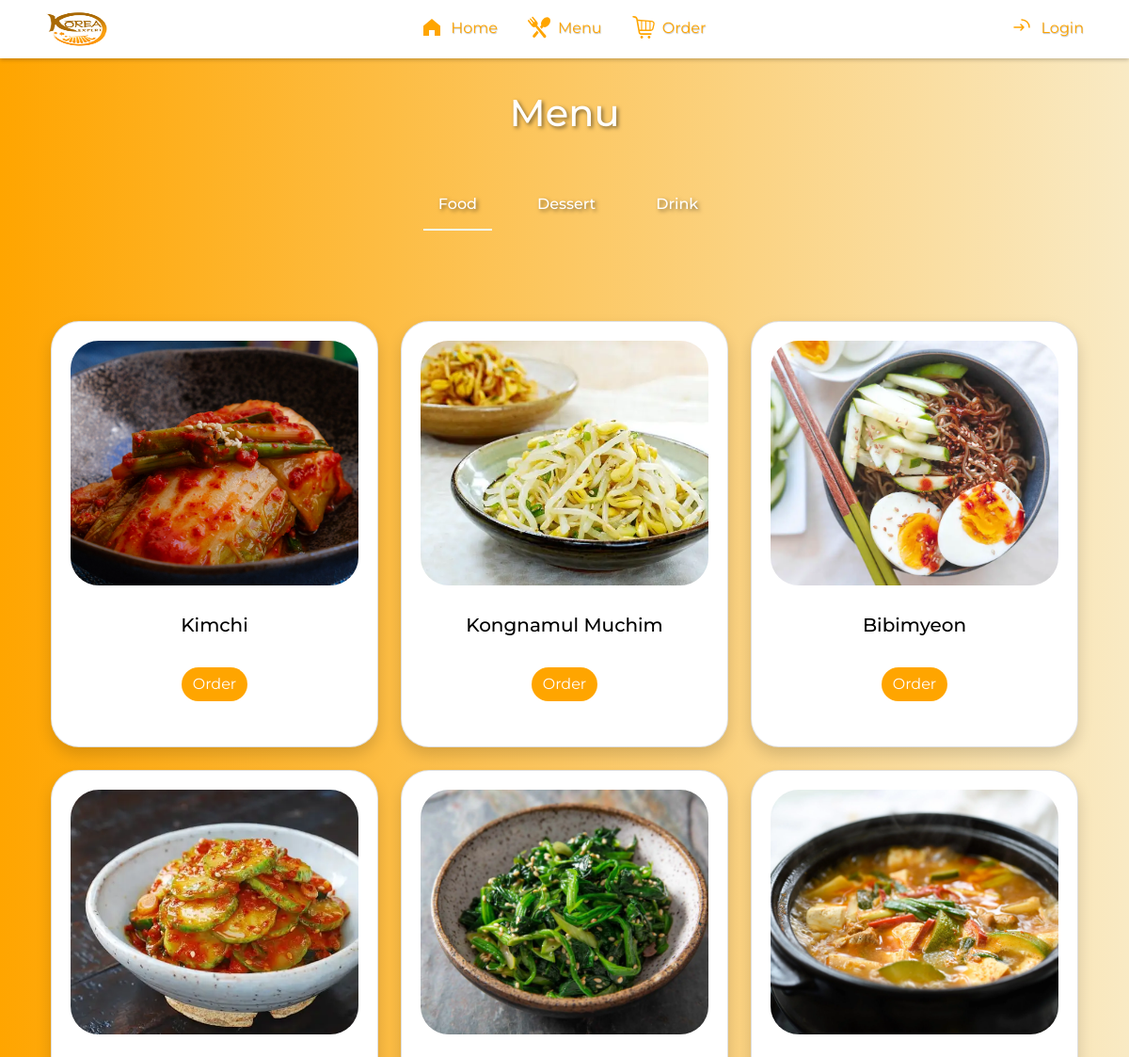
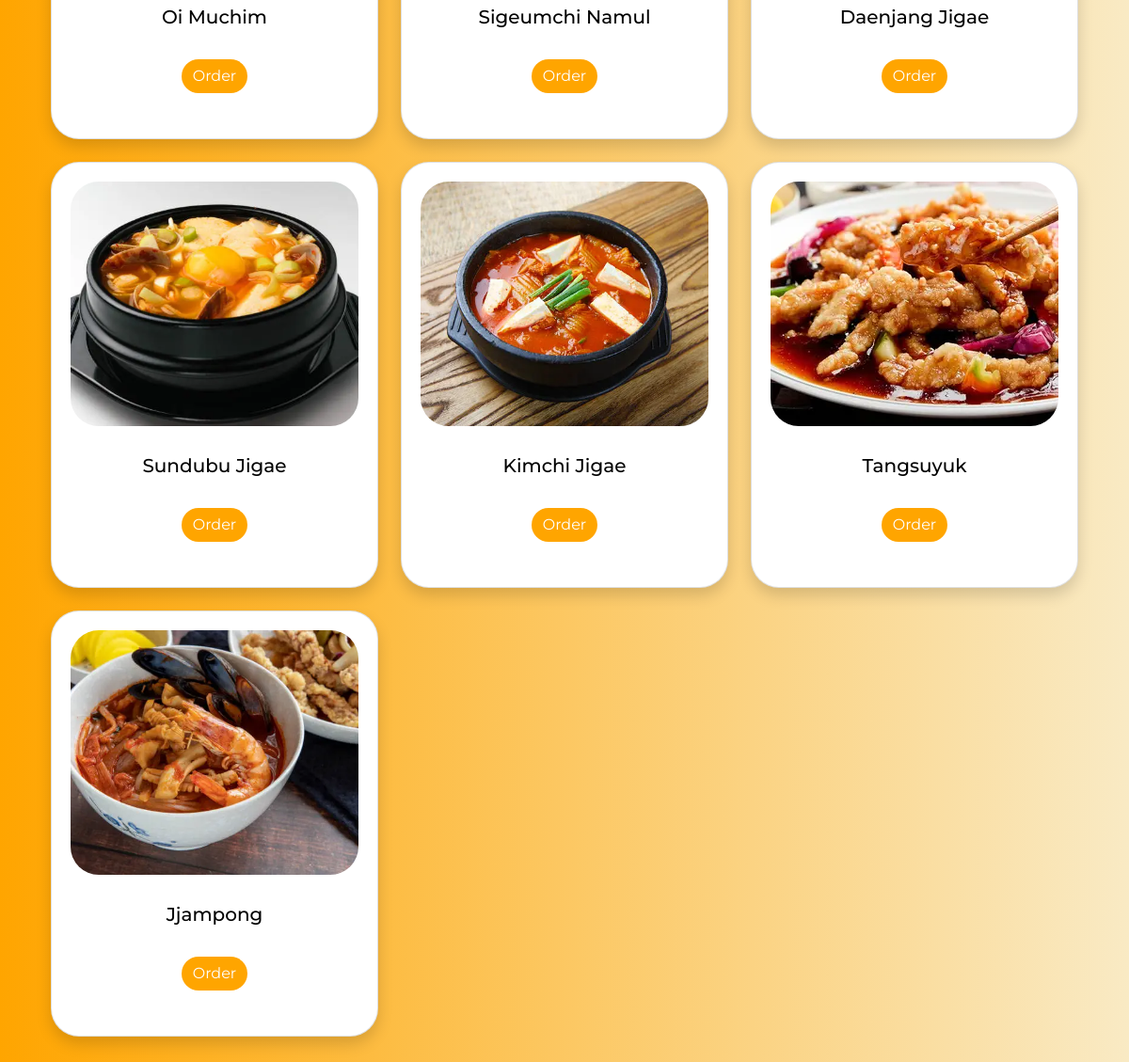
Page /menu.php on the committed database (2 pictures, top to bottom).
### tables this page shows
CREATE TABLE `menu` (
  `id_menu` int(11) NOT NULL,
  `jenis` varchar(100) NOT NULL,
  `nama_menu` varchar(25) DEFAULT NULL,
  `harga` int(11) DEFAULT NULL,
  `deskripsi` varchar(255) DEFAULT NULL,
  `menu_image` varchar(255) DEFAULT NULL
);

### menu.php (the view, shortened to what this page needs)
<?php
$loginSuccess = false;
$adminLoggedin = false;
$conn = new mysqli('localhost', 'root', '', 'restoranmenu');
$sql = "SELECT * FROM menu";
$result = $conn->query($sql);
?>
<!DOCTYPE html>
<html>
<head>
    <link href="https://cdn.jsdelivr.net/npm/bootstrap@5.0.0-beta1/dist/css/bootstrap.min.css" rel="stylesheet">
    <link rel="stylesheet" href="style.css">
</head>
<body>
    <nav class="navbar navbar-expand-lg navbar-light bg-white fixed-top shadow-bottom">
        <a class="navbar-brand text-2xl font-bold" href="index.php">
            <img class="ms-0 ms-md-5 " src="img/korea.png" alt="" width="67" height="36">
        </a>
        <div class="collapse navbar-collapse" id="navbarNav">
            <ul class="navbar-nav mx-auto">
                <li class="nav-item me-2 ms-2">
                    <a class="nav-link font-weight navfont-shadow" href="index.php">
                        <svg class="mb-1 me-1" xmlns="http://www.w3.org/2000/svg" width="24" height="24" viewBox="0 0 1024 1024">
                            <path fill="#FFA500" d="M512 128 128 447.936V896h255.936V640H640v256h255.936V447.936z" />
                        </svg>
                        Home
                    </a>
                </li>
                <li class="nav-item me-2 ms-2">
                    <a class="nav-link font-weight navfont-shadow" href="menu.php">
                        Menu
                    </a>
                </li>
                <?php if ($adminLoggedin) { ?>
                    <li class="nav-item me-2 ms-2">
                        <a class="nav-link font-weight navfont-shadow" href="admin.php">
                            <svg width="24" height="24" class="mb-1 me-1 ms-2" fill="#FFA500" viewBox="0 0 1920 1920" xmlns="http://www.w3.org/2000/svg">
                                <g id="SVGRepo_bgCarrier" stroke-width="0"></g>
                                <g id="SVGRepo_tracerCarrier" stroke-linecap="round" stroke-linejoin="round"></g>
                                <g id="SVGRepo_iconCarrier">
                                    <path d="m773.596 1069.654 711.086 711.085c39.632 39.632 104.336 39.632 144.078 0l138.276-138.385c19.268-19.269 29.888-44.778 29.888-71.93 0-27.26-10.62-52.77-29.888-72.039l-698.714-698.714 11.495-32.625c63.5-178.675 18.284-380.45-115.284-514.018-123.715-123.605-305.126-171.01-471.648-128.313l272.281 272.282c32.516 32.406 50.362 75.652 50.362 121.744 0 45.982-17.846 89.227-50.362 121.744L654.48 751.17c-67.222 67.003-176.375 67.003-243.488 0L138.711 478.889c-42.589 166.522 4.707 347.934 128.313 471.648 123.714 123.715 306.22 172.325 476.027 127.218l30.545-8.101ZM1556.611 1920c-54.084 0-108.168-20.692-149.333-61.857L740.095 1190.96c-198.162 41.712-406.725-19.269-550.475-163.019C14.449 852.771-35.256 582.788 65.796 356.27l32.406-72.696 390.194 390.193c24.414 24.305 64.266 24.305 88.68 0l110.687-110.686c11.824-11.934 18.283-27.59 18.283-44.34 0-16.751-6.46-32.516-18.283-44.34L297.569 84.207 370.265 51.8C596.893-49.252 866.875.453 1041.937 175.515c155.026 155.136 212.833 385.157 151.851 594.815l650.651 650.651c39.961 39.852 61.967 92.95 61.967 149.443 0 56.383-22.006 109.482-61.967 149.334l-138.275 138.385c-41.275 41.165-95.36 61.857-149.553 61.857Z" fill-rule="evenodd"></path>
                                </g>
                            </svg>
                            Admin
                        </a>
                    </li>
                    </li>
                <?php } else { ?>
                    <li class="nav-item me-2 ms-2">
                        <a class="nav-link font-weight navfont-shadow" href="order.php">
                            Order
                        </a>
                    <?php } ?>
            </ul>
            <?php if ($loginSuccess) { ?>
                <a class="login font-weight navfont-shadow text-decoration-none me-5" href="logout.php">
                    <svg class="mb-1 me-1 ms-2" width="24" height="24" fill="none" xmlns="http://www.w3.org/2000/svg">
                        <path d="M15 12L2 12M2 12L5.5 9M2 12L5.5 15" stroke="#FFA500" stroke-width="1.5" stroke-linecap="round" stroke-linejoin="round"></path>
                        <path d="M9.00195 7C9.01406 4.82497 9.11051 3.64706 9.87889 2.87868C10.7576 2 12.1718 2 15.0002 2L16.0002 2C18.8286 2 20.2429 2 21.1215 2.87868C22.0002 3.75736 22.0002 5.17157 22.0002 8L22.0002 16C22.0002 18.8284 22.0002 20.2426 21.1215 21.1213C20.3531 21.8897 19.1752 21.9862 17 21.9983M9.00195 17C9.01406 19.175 9.11051 20.3529 9.87889 21.1213C10.5202 21.7626 11.4467 21.9359 13 21.9827" stroke="#FFA500" stroke-width="1.5" stroke-linecap="round"></path>
                    </svg>
                    Logout
                </a>
            <?php } else { ?>
                <a class="login font-weight navfont-shadow text-decoration-none me-5" href="login.php">
                    Login
                </a>
            <?php } ?>
    </nav>
    <div class="area">
        <ul class="circles" style="z-index: -1;">
        </ul>
        <div class="container py-5 ">
            <h1 class="text-center text-white font-shadow mt-5">Menu</h1>
            <div class="container-xxl py-5">
                <div class="tab-class text-center wow fadeInUp" data-wow-delay="0.1s">
                    <ul class="nav nav-pills d-inline-flex justify-content-center  mb-5" style="border-radius: 20px;">
                        <li class="nav-item">
                            <a class="d-flex text-decoration-none align-items-center  mx-3 pe-3 pb-3 active" data-bs-toggle="pill" href="#tab-1">
                                <div class="ps-3">
                                    <h6 class="text-white font-shadow mt-n1 mb-0">Food</h6>
                                </div>
                            </a>
                        </li>
                        <li class="nav-item">
                            <a class="d-flex text-decoration-none align-items-center  mx-3 pb-3 pe-3" data-bs-toggle="pill" href="#tab-2">
                                <div class="ps-3">
                                    <h6 class="text-white font-shadow mt-n1 mb-0">Dessert</h6>
                                </div>
                            </a>
                        </li>
                        <li class="nav-item">
                            <a class="d-flex text-decoration-none align-items-center  mx-3 me-2 pb-3 pe-3" data-bs-toggle="pill" href="#tab-3">
                                <div class="ps-3">
                                    <h6 class="text-white font-shadow mt-n1 mb-0">Drink</h6>
                                </div>
                            </a>
                        </li>
                    </ul>
                    <div class="tab-content">
                        <div class="tab-pane fade show active" id="tab-1">
                            <div class="row row-cols-1 row-cols-md-3 g-4 py-5">
                                <?php
                                $result->data_seek(0);
                                while ($row = $result->fetch_assoc()) {
                                    if ($row['jenis'] == 'Food') {
                                ?>
                                        <div class="col">
                                            <div class="card shadow" style="color: black;">
                                                <a class="text-decoration-none" data-bs-toggle="collapse" data-bs-target="#descPrice<?php echo $row['id_menu']; ?>" style="cursor: pointer; color:black;">
                                                    <img width="400" height="300" src="storage/<?php echo $row['menu_image']; ?>" class="card-img-top" alt="..." style="object-fit: cover;">
                                                    <div class="card-body">
                                                        <h5 class="card-title text-black"><?php echo $row['nama_menu']; ?></h5>
                                                </a>
                                            </div>
                                            <div class="mb-5 d-flex justify-content-around">
                                                <form method="POST" action="order.php">
                                                    <button type="submit" class="btn btn-primary" name="order">Order</button>
                                                </form>
                                            </div>
                                        </div>
                            </div>
                    <?php
                                    }
                                }
                    ?>
</body>
</html>

### style.css (style rules this page uses)
* { user-select: none; }
body { font-family: "Montserrat", sans-serif; background: linear-gradient( 90deg, rgba(255, 165, 0, 1) 0%, rgb(249, 234, 196) 100% ); }
.active { color: #f1f8ff; }
.nav-link, .login { color: orange !important; }
.font-shadow { text-shadow: 2px 2px 4px rgba(0, 0, 0, 0.5); }
.navfont-shadow { text-shadow: 0.5px 0.5px 1px rgba(0, 0, 0, 0.25); }
.shadow-bottom { box-shadow: 0 2px 4px rgba(0, 0, 0, 0.2); }
.btn-primary { width: 100%; border: none; border-radius: 50px; background: rgba(255, 165, 0, 1) 0%; }
.nav-pills .nav-item .active { border-bottom: 2px solid ; }
.area { background: -webkit-linear-gradient( to left, rgb(245, 234, 206), rgba(255, 165, 0, 1) ); width: 100%; height: 100vh; }
.circles { position: absolute; top: 0; left: 0; width: 100%; height: 100%; overflow: hidden; }
.card-img-top { border-radius: 50px; padding: 20px; }
.card { border-radius: 30px; box-shadow: rgba(0, 0, 0, 0.1) 0px 1px 2px 0px; }
.card-body { padding: 25px; margin-top: -15px; }

### rows in the picture
menu: menu_image (picture), nama_menu "Kimchi"
menu: menu_image (picture), nama_menu "Kongnamul Muchim"
menu: menu_image (picture), nama_menu "Bibimyeon"
menu: menu_image (picture), nama_menu "Oi Muchim"
menu: menu_image (picture), nama_menu "Sigeumchi Namul"
menu: menu_image (picture), nama_menu "Daenjang Jigae"
menu: menu_image (picture), nama_menu "Sundubu Jigae"
menu: menu_image (picture), nama_menu "Kimchi Jigae"
menu: menu_image (picture), nama_menu "Tangsuyuk"
menu: menu_image (picture), nama_menu "Jjampong"
